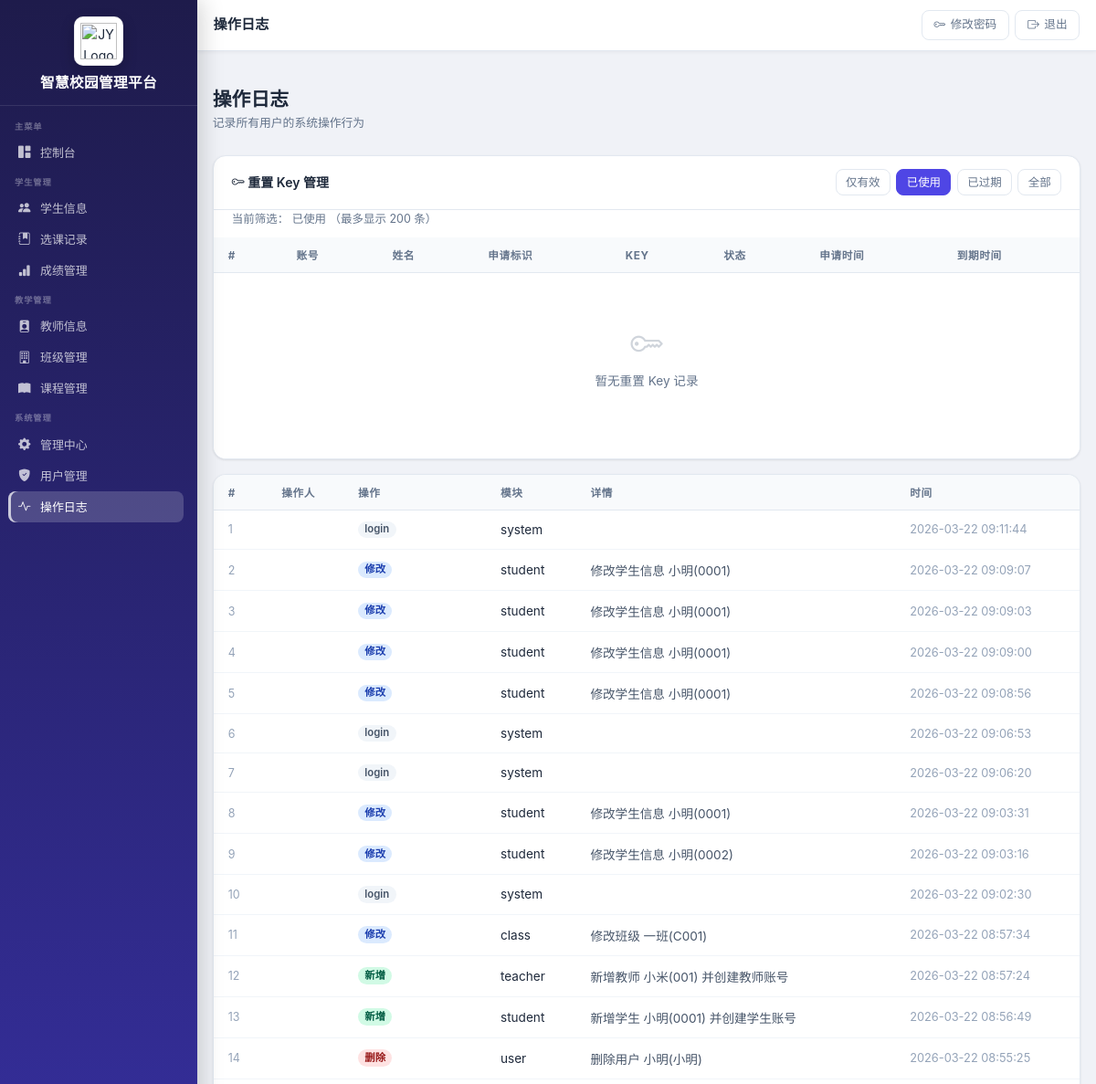
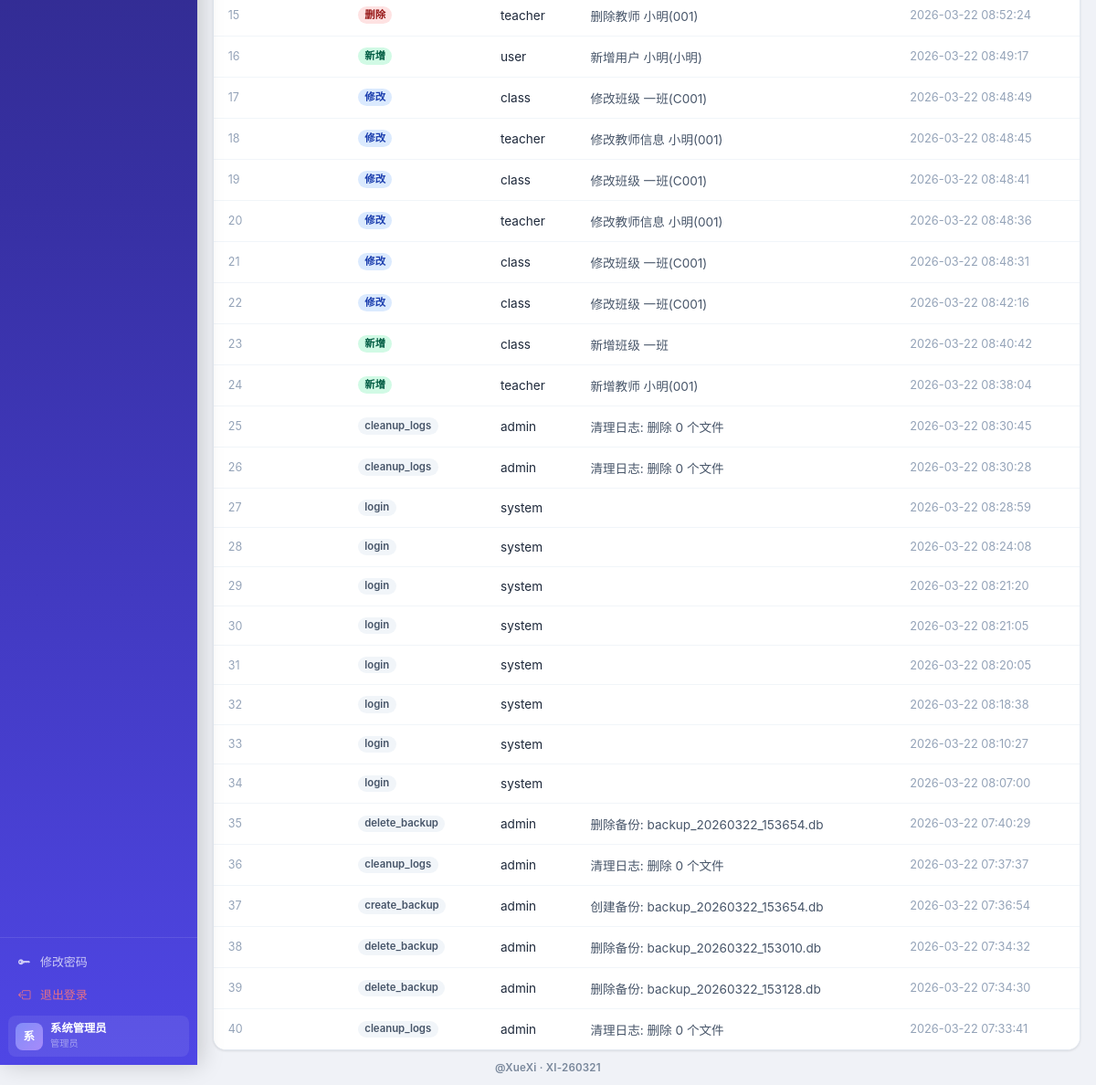
The app's page /ops-log?key_status=used (signed in), older data (2 pictures, top to bottom).
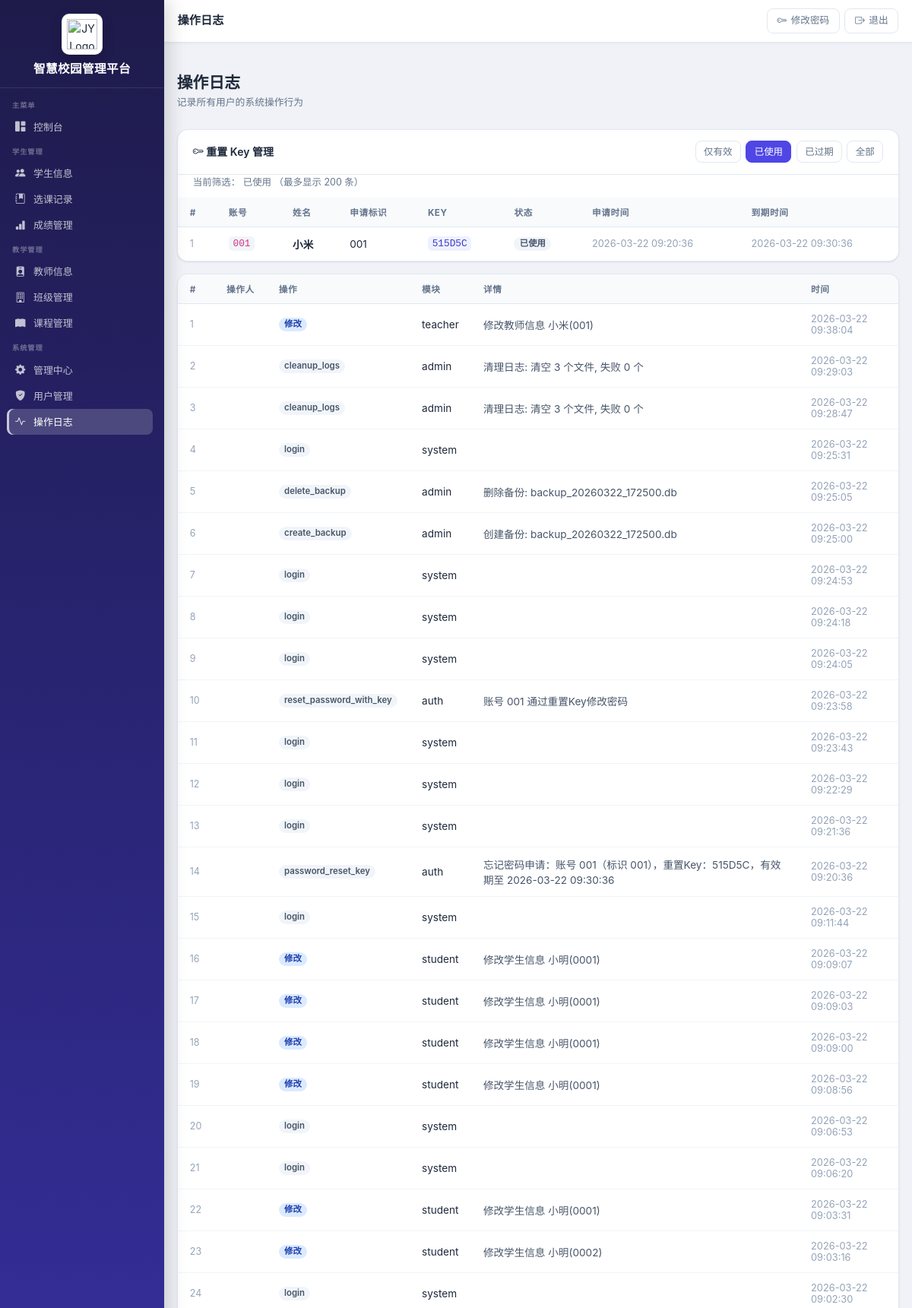
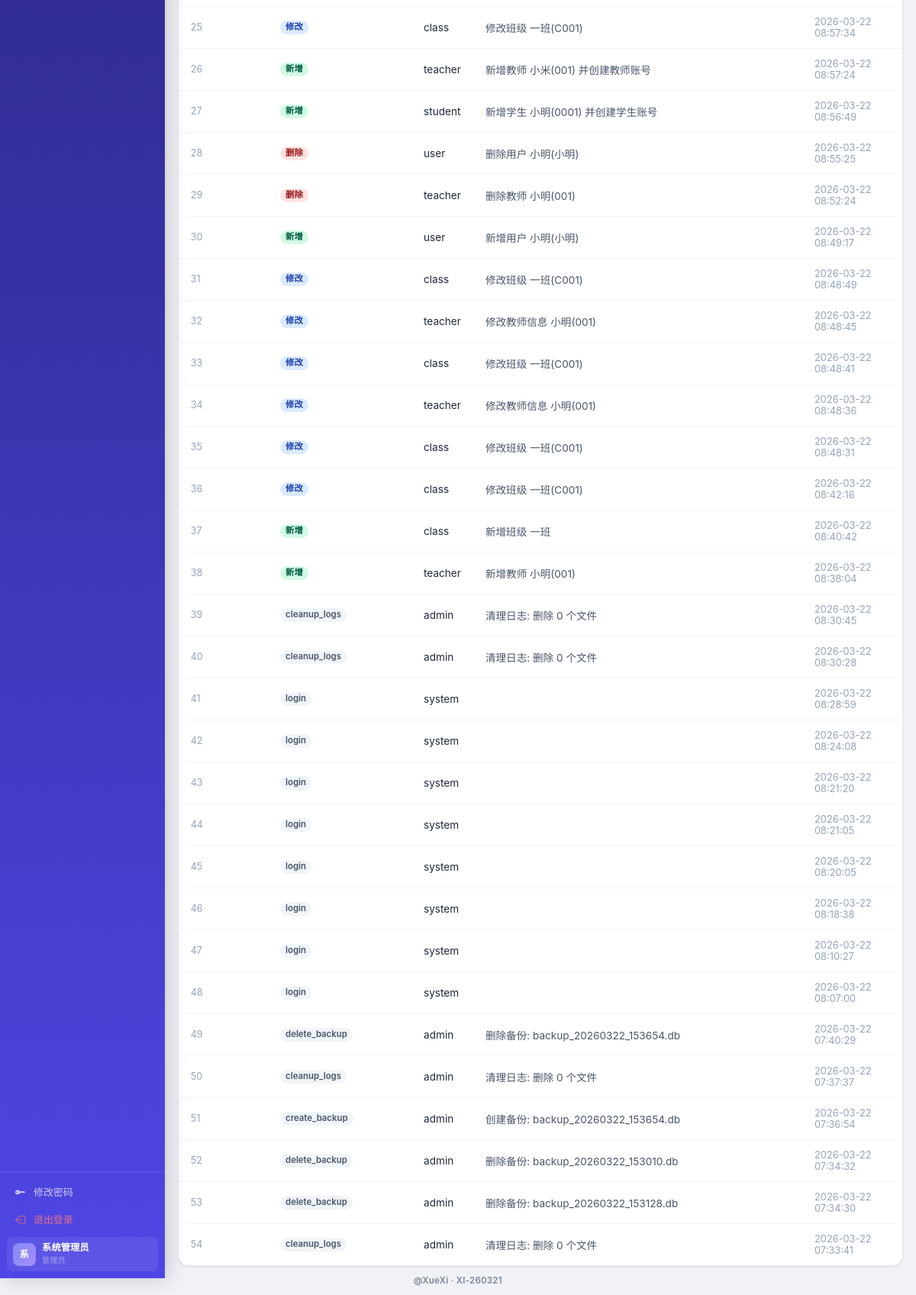
The same page, newer data (2 pictures, top to bottom).
### app.py (models this page shows, shortened)
class User(db.Model):
    __tablename__ = "users"
    id = db.Column(db.Integer, primary_key=True)
    username = db.Column(db.String(50), unique=True, nullable=False)
    password = db.Column(db.String(255), nullable=False)
    full_name = db.Column(db.String(100), nullable=False)
    role = db.Column(db.String(20), nullable=False, default="student")  # admin, teacher, student
    email = db.Column(db.String(100))
    phone = db.Column(db.String(20))
    is_active = db.Column(db.Boolean, default=True)
    created_at = db.Column(db.DateTime, default=datetime.utcnow)
    updated_at = db.Column(db.DateTime, default=datetime.utcnow, onupdate=datetime.utcnow)

class OperationLog(db.Model):
    __tablename__ = "operation_logs"
    id = db.Column(db.Integer, primary_key=True)
    user_id = db.Column(db.Integer, db.ForeignKey("users.id"))
    action = db.Column(db.String(100), nullable=False)
    module = db.Column(db.String(50))  # 模块名 student, course, score
    record_id = db.Column(db.Integer)
    details = db.Column(db.Text)
    created_at = db.Column(db.DateTime, default=datetime.utcnow)
    updated_at = db.Column(db.DateTime, default=datetime.utcnow, onupdate=datetime.utcnow)

class PasswordResetKey(db.Model):
    __tablename__ = "password_reset_keys"
    id = db.Column(db.Integer, primary_key=True)
    user_id = db.Column(db.Integer, db.ForeignKey("users.id"), nullable=False)
    reset_key = db.Column(db.String(32), nullable=False)
    requested_identifier = db.Column(db.String(50))
    is_used = db.Column(db.Boolean, default=False)
    expires_at = db.Column(db.DateTime, nullable=False)
    created_at = db.Column(db.DateTime, default=datetime.utcnow)
    used_at = db.Column(db.DateTime)
    request_ip = db.Column(db.String(45))

### app.py (the view)
@app.route("/ops-log")
@role_required("admin")
def list_ops_log():
    now = datetime.utcnow()
    key_status = request.args.get("key_status", "valid").strip().lower()
    logs = OperationLog.query.order_by(OperationLog.created_at.desc()).limit(500).all()
    reset_keys_q = (
        db.session.query(PasswordResetKey, User.username, User.full_name)
        .outerjoin(User, PasswordResetKey.user_id == User.id)
    )
    if key_status == "used":
        reset_keys_q = reset_keys_q.filter(PasswordResetKey.is_used.is_(True))
    elif key_status == "expired":
        reset_keys_q = reset_keys_q.filter(
            PasswordResetKey.is_used.is_(False),
            PasswordResetKey.expires_at < now,
        )
    elif key_status == "all":
        pass
    else:
        key_status = "valid"
        reset_keys_q = reset_keys_q.filter(
            PasswordResetKey.is_used.is_(False),
            PasswordResetKey.expires_at >= now,
        )
    reset_keys = (
        reset_keys_q
        .order_by(PasswordResetKey.created_at.desc())
        .limit(200)
        .all()
    )
    return render_template(
        "admin/logs.html",
        logs=logs,
        reset_keys=reset_keys,
        key_status=key_status,
        now=now,
    )

### app.py (called while the page is built)
def role_required(*roles):
    def decorator(f):
        @wraps(f)
        def decorated_function(*args, **kwargs):
            if "user_id" not in session:
                flash("请先登录", "warning")
                return redirect(url_for("login"))
            user = User.query.get(session.get("user_id"))
            if user.role not in roles:
                flash("权限不足", "danger")
                return redirect(url_for("dashboard"))
            return f(*args, **kwargs)
        return decorated_function
    return decorator

@app.context_processor
def inject_role_flags():
    role = session.get("role")
    user_id = session.get("user_id")
    return {
        "is_counselor": role == "teacher" and _is_counselor(user_id)
    }

### templates/admin/logs.html (shortened to what this page needs)
﻿{% extends "base.html" %}
{% block page_title %}操作日志{% endblock %}
{% block content %}
<div class="page-header">
  <div>
    <h1 class="page-title">操作日志</h1>
    <p class="page-subtitle">记录所有用户的系统操作行为</p>
  </div>
</div>
<div class="table-card" style="margin-bottom:1rem">
  <div class="table-toolbar">
    <div class="fw-semibold"><i class="bi bi-key"></i> 重置 Key 管理</div>
    <div class="d-flex" style="gap:.4rem;flex-wrap:wrap">
      <a href="{{ url_for('list_ops_log', key_status='valid') }}" class="btn btn-sm {% if key_status == 'valid' %}btn-primary{% else %}btn-outline-secondary{% endif %}">仅有效</a>
      <a href="{{ url_for('list_ops_log', key_status='used') }}" class="btn btn-sm {% if key_status == 'used' %}btn-primary{% else %}btn-outline-secondary{% endif %}">已使用</a>
      <a href="{{ url_for('list_ops_log', key_status='expired') }}" class="btn btn-sm {% if key_status == 'expired' %}btn-primary{% else %}btn-outline-secondary{% endif %}">已过期</a>
      <a href="{{ url_for('list_ops_log', key_status='all') }}" class="btn btn-sm {% if key_status == 'all' %}btn-primary{% else %}btn-outline-secondary{% endif %}">全部</a>
    </div>
  </div>
  <div style="padding:0 1.25rem .65rem;font-size:.78rem;color:#64748b">
    当前筛选：
    {% if key_status == 'valid' %}仅有效{% elif key_status == 'used' %}已使用{% elif key_status == 'expired' %}已过期{% else %}全部{% endif %}
    （最多显示 200 条）
  </div>
  <div class="table-responsive">
    <table class="table">
      <thead>
        <tr>
          <th>#</th>
          <th>账号</th>
          <th>姓名</th>
          <th>申请标识</th>
          <th>Key</th>
          <th>状态</th>
          <th>申请时间</th>
          <th>到期时间</th>
        </tr>
      </thead>
      <tbody>
        {% if reset_keys %}
        {% for item in reset_keys %}
        {% set key_row = item[0] %}
        {% set username = item[1] %}
        {% set full_name = item[2] %}
        <tr>
          <td style="color:#94a3b8;font-size:.78rem">{{ loop.index }}</td>
          <td><code style="background:#f1f5f9;padding:.15em .45em;border-radius:.3rem;font-size:.8rem">{{ username or '' }}</code></td>
          <td class="fw-semibold">{{ full_name or '' }}</td>
          <td>{{ key_row.requested_identifier or '' }}</td>
          <td><code style="background:#eef2ff;color:#4338ca;padding:.15em .45em;border-radius:.3rem;font-size:.8rem">{{ key_row.reset_key }}</code></td>
          <td>
            {% if key_row.is_used %}
            <span class="badge badge-secondary">已使用</span>
            {% elif key_row.expires_at and key_row.expires_at < now %}
            <span class="badge badge-danger">已过期</span>
            {% else %}
            <span class="badge badge-success">有效</span>
            {% endif %}
          </td>
          <td style="color:#94a3b8;font-size:.8rem">{{ key_row.created_at.strftime('%Y-%m-%d %H:%M:%S') if key_row.created_at else '' }}</td>
          <td style="color:#94a3b8;font-size:.8rem">{{ key_row.expires_at.strftime('%Y-%m-%d %H:%M:%S') if key_row.expires_at else '' }}</td>
        </tr>
        {% endfor %}
        {% else %}
        <tr>
          <td colspan="8">
            <div class="no-data">
              <i class="bi bi-key"></i>
              <p>暂无重置 Key 记录</p>
            </div>
          </td>
        </tr>
        {% endif %}
      </tbody>
    </table>
  </div>
</div>
<div class="table-card">
  <div class="table-responsive">
    <table class="table">
      <thead>
        <tr>
          <th>#</th>
          <th>操作人</th>
          <th>操作</th>
          <th>模块</th>
          <th>详情</th>
          <th>时间</th>
        </tr>
      </thead>
      <tbody>
        {% if logs %}
        {% for log in logs %}
        <tr>
          <td style="color:#94a3b8;font-size:.78rem">{{ loop.index }}</td>
          <td class="fw-semibold">{{ log.user.full_name if log.user else '' }}</td>
          <td>
            {% if log.action == 'create' %}
            <span class="badge badge-success">新增</span>
            {% elif log.action == 'update' %}
            <span class="badge badge-info">修改</span>
            {% elif log.action == 'delete' %}
            <span class="badge badge-danger">删除</span>
            {% else %}
            <span class="badge badge-secondary">{{ log.action }}</span>
            {% endif %}
          </td>
          <td>{{ log.module or '' }}</td>
          <td style="color:#475569">{{ log.details or '' }}</td>
          <td style="color:#94a3b8;font-size:.8rem">{{ log.created_at.strftime('%Y-%m-%d %H:%M:%S') if log.created_at else '' }}</td>
        </tr>
        {% endfor %}
        {% endif %}
      </tbody>
    </table>
  </div>
</div>
{% endblock %}

### templates/base.html (shortened to what this page needs)
﻿<!DOCTYPE html>
<html lang="zh-CN">
<head>
  <link href="https://cdn.jsdelivr.net/npm/bootstrap@5.3.3/dist/css/bootstrap.min.css" rel="stylesheet">
  <link rel="stylesheet" href="https://cdn.jsdelivr.net/npm/bootstrap-icons@1.11.0/font/bootstrap-icons.css">
  <link rel="stylesheet" href="{{ url_for('static', filename='style.css') }}">
</head>
<body>
{% if 'user_id' in session %}
<aside class="sidebar" id="sidebar">
  <div class="sidebar-brand">
    <div class="brand-logo">
      <img src="{{ url_for('static', filename='images/logo.png') }}" alt="JY Logo">
    </div>
    <div class="brand-name">智慧校园管理平台</div>
  </div>
  <nav class="sidebar-nav" id="sidebarNav">
    <div class="sidebar-section">
      <div class="sidebar-section-label">主菜单</div>
      <a class="sidebar-link {% if request.endpoint == 'dashboard' %}active{% endif %}"
         href="{{ url_for('dashboard') }}">
        <i class="bi bi-grid-1x2-fill nav-icon"></i> 控制台
      </a>
    </div>
    <div class="sidebar-section">
      <div class="sidebar-section-label">学生管理</div>
      <a class="sidebar-link {% if 'student' in (request.endpoint or '') and 'score' not in (request.endpoint or '') %}active{% endif %}"
         href="{{ url_for('list_students') }}">
        <i class="bi bi-people-fill nav-icon"></i> 学生信息
      </a>
      <a class="sidebar-link {% if 'enrollment' in (request.endpoint or '') %}active{% endif %}"
         href="{{ url_for('list_enrollments') }}">
        <i class="bi bi-journal-bookmark-fill nav-icon"></i> 选课记录
      </a>
      <a class="sidebar-link {% if 'score' in (request.endpoint or '') %}active{% endif %}"
         href="{{ url_for('list_scores') }}">
        <i class="bi bi-bar-chart-fill nav-icon"></i> 成绩管理
      </a>
    </div>
    {% if session.role in ['admin', 'teacher'] %}
    <div class="sidebar-section">
      <div class="sidebar-section-label">教学管理</div>
      <a class="sidebar-link {% if 'teacher' in (request.endpoint or '') %}active{% endif %}"
         href="{{ url_for('list_teachers') }}">
        <i class="bi bi-person-badge-fill nav-icon"></i> 教师信息
      </a>
      <a class="sidebar-link {% if 'class' in (request.endpoint or '') %}active{% endif %}"
         href="{{ url_for('list_classes') }}">
        <i class="bi bi-building nav-icon"></i> 班级管理
      </a>
      <a class="sidebar-link {% if 'course' in (request.endpoint or '') %}active{% endif %}"
         href="{{ url_for('list_courses') }}">
        <i class="bi bi-book-fill nav-icon"></i> 课程管理
      </a>
    </div>
    {% endif %}
    {% if session.role == 'admin' %}
    <div class="sidebar-section">
      <div class="sidebar-section-label">系统管理</div>
      <a class="sidebar-link {% if (request.endpoint or '').startswith('admin_') %}active{% endif %}"
         href="{{ url_for('admin_index') }}">
        <i class="bi bi-gear-fill nav-icon"></i> 管理中心
      </a>
      <a class="sidebar-link {% if 'user' in (request.endpoint or '') %}active{% endif %}"
         href="{{ url_for('list_users') }}">
        <i class="bi bi-shield-fill-check nav-icon"></i> 用户管理
      </a>
      <a class="sidebar-link {% if request.endpoint == 'list_ops_log' %}active{% endif %}"
         href="{{ url_for('list_ops_log') }}">
        <i class="bi bi-activity nav-icon"></i> 操作日志
      </a>
    </div>
    {% endif %}
  </nav>
  <div class="sidebar-footer">
    <a href="{{ url_for('change_password') }}" class="sidebar-link" style="margin-bottom:.15rem">
      <i class="bi bi-key-fill nav-icon"></i> 修改密码
    </a>
    <a href="{{ url_for('logout') }}" class="sidebar-link" style="color:rgba(255,120,120,.85)">
      <i class="bi bi-box-arrow-left nav-icon"></i> 退出登录
    </a>
    <div class="sidebar-user">
      <div class="sidebar-user-avatar">{{ (session.full_name or session.username or '?')[0] | upper }}</div>
      <div class="sidebar-user-info">
        <div class="u-name">{{ session.full_name or session.username }}</div>
        <div class="u-role">
          {% if session.role == 'admin' %}管理员
          {% elif session.role == 'teacher' %}教师
          {% else %}学生{% endif %}
        </div>
      </div>
    </div>
  </div>
</aside>
<header class="topbar">
  <div class="topbar-title">{% block page_title %}{% endblock %}</div>
  <div class="topbar-actions">
    <a href="{{ url_for('change_password') }}" class="topbar-btn d-none d-md-inline-flex">
      <i class="bi bi-key"></i> 修改密码
    </a>
    <a href="{{ url_for('logout') }}" class="topbar-btn btn-exit">
      <i class="bi bi-box-arrow-right"></i> 退出
    </a>
  </div>
</header>
<main class="main-content">
  <div class="page-container">
{% else %}
<main>
{% endif %}
{% block content %}{% endblock %}
{% if 'user_id' in session %}
  </div>
</main>
{% else %}
</main>
{% endif %}
<div class="global-signature">@XueXi · XI-260321</div>
</body>
</html>

Row changes from the older to the newer data that the page shows:
added PasswordResetKey: requested_identifier "001", reset_key "515D5C", is_used "已使用", created_at "2026-03-22 09:20:36", expires_at "2026-03-22 09:30:36"
now on this page (row edited): User: username "001", full_name "小米"
added OperationLog: action "修改", module "teacher", details "修改教师信息 小米(001)", created_at "2026-03-22 09:38:04"
added OperationLog: action "cleanup_logs", module "admin", details "清理日志: 清空 3 个文件, 失败 0 个", created_at "2026-03-22 09:29:03"
added OperationLog: action "cleanup_logs", module "admin", details "清理日志: 清空 3 个文件, 失败 0 个", created_at "2026-03-22 09:28:47"
added OperationLog: action "login", module "system", created_at "2026-03-22 09:25:31"
added OperationLog: action "delete_backup", module "admin", details "删除备份: backup_20260322_172500.db", created_at "2026-03-22 09:25:05"
added OperationLog: action "create_backup", module "admin", details "创建备份: backup_20260322_172500.db", created_at "2026-03-22 09:25:00"
added OperationLog: action "login", module "system", created_at "2026-03-22 09:24:53"
added OperationLog: action "login", module "system", created_at "2026-03-22 09:24:18"
added OperationLog: action "login", module "system", created_at "2026-03-22 09:24:05"
added OperationLog: action "reset_password_with_key", module "auth", details "账号 001 通过重置Key修改密码", created_at "2026-03-22 09:23:58"
added OperationLog: action "login", module "system", created_at "2026-03-22 09:23:43"
added OperationLog: action "login", module "system", created_at "2026-03-22 09:22:29"
added OperationLog: action "login", module "system", created_at "2026-03-22 09:21:36"
added OperationLog: action "password_reset_key", module "auth", details "忘记密码申请：账号 001（标识 001），重置Key：515D5C，有效期至 2026-03-22 09:30:36", created_at "2026-03-22 09:20:36"
Text that changed along with them:
text no longer shown: "暂无重置 Key 记录"
